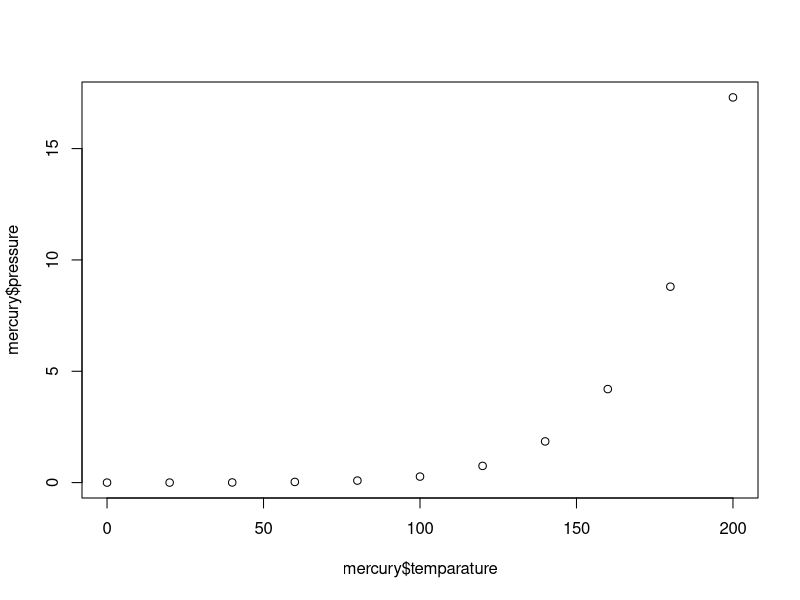
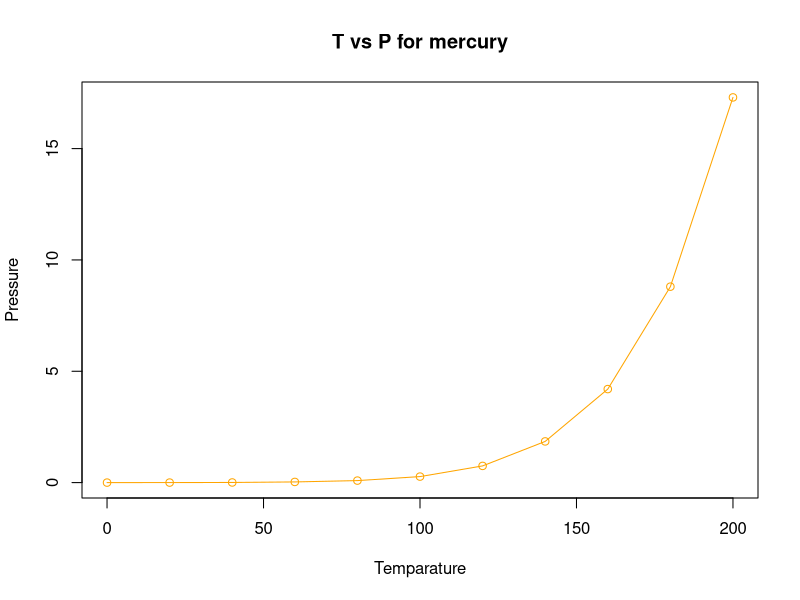
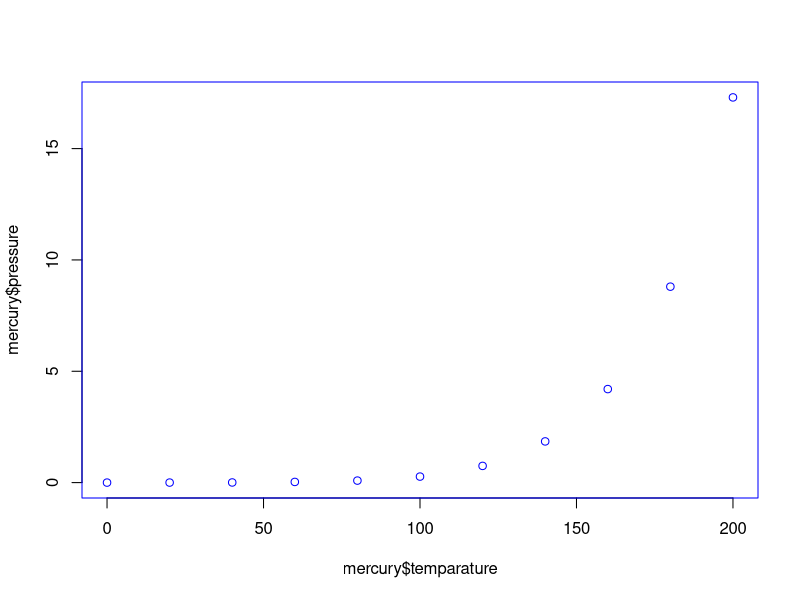
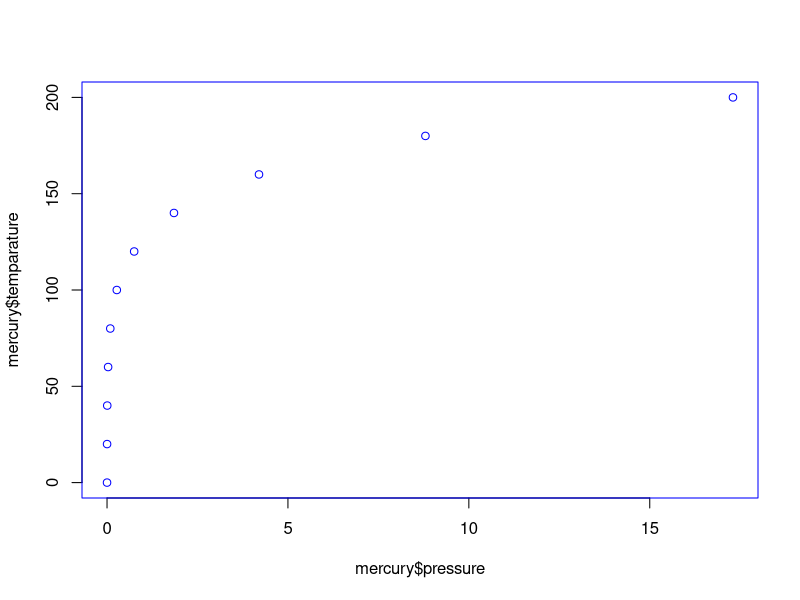
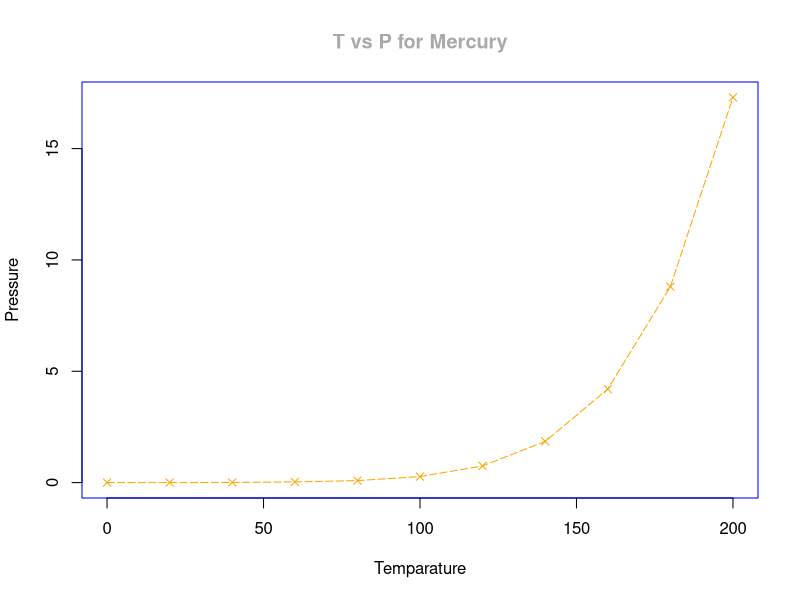
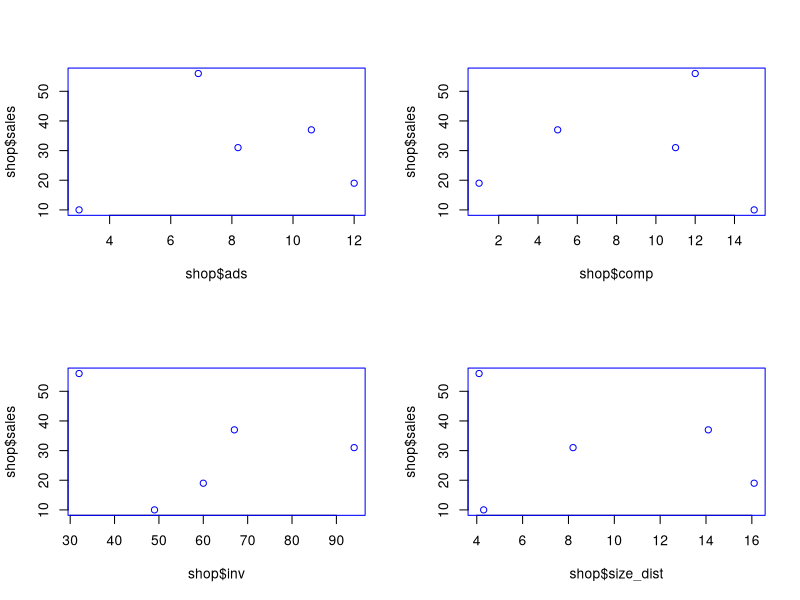
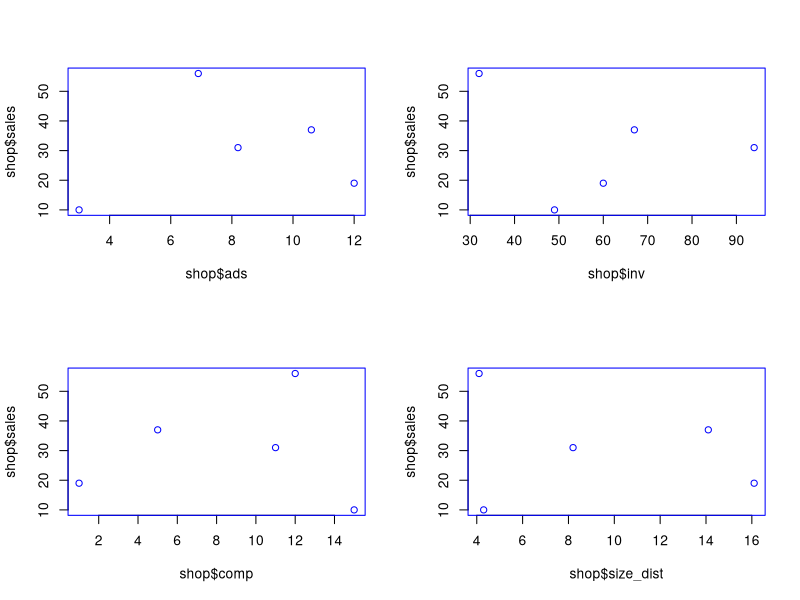
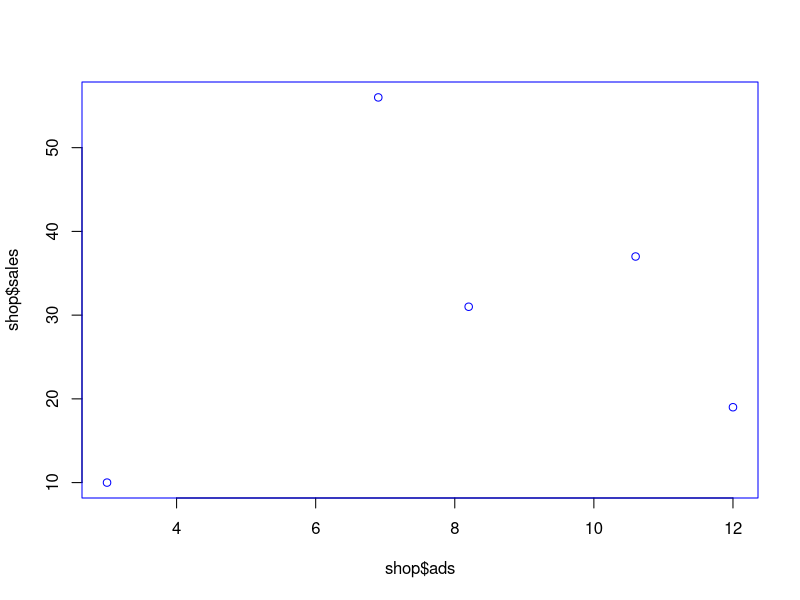

Generate these figures, in order, with R:
temparature <- c(0, 20, 40, 60, 80, 100, 120, 140, 160, 180, 200)
pressure <- c(0.0002, 0.0012, 0.0060, 0.0300, 0.0900, 0.2700, 0.7500, 1.8500, 4.2, 8.8, 17.3)
mercury <- data.frame(temparature, pressure)


# Basic Plot
plot(mercury$temparature, mercury$pressure)

#Fancy plot
plot(mercury$temparature, mercury$pressure,
     xlab = "Temparature",
     ylab = "Pressure",
     main = "T vs P for mercury",
     type = "o", #l
     col = "orange")


# par
? par
par()

par(col="blue")
plot(mercury$temparature, mercury$pressure)
plot(mercury$pressure, mercury$temparature)


plot(mercury$temparature, mercury$pressure,
     xlab = "Temparature",
     ylab = "Pressure",
     main = "T vs P for Mercury",
     type = "o",
     col = "orange",
     col.main = "darkgray",
     cex.axix = 0.6,
     lty = 5,
     pch = 4)



sales <- c(31, 56, 10, 19, 37)
ads <- c(8.2, 6.9, 3, 12, 10.6)
comp <- c(11, 12, 15, 1, 5)
inv <- c(94, 32, 49, 60, 67)
size_dist <- c(8.2, 4.1, 4.3, 16.1, 14.1)

shop <- data.frame(sales, ads, comp, inv, size_dist)



#mfrow in par() function
par(mfrow = c(2,2))
plot(shop$ads, shop$sales)
plot(shop$comp, shop$sales)
plot(shop$inv, shop$sales)
plot(shop$size_dist, shop$sales)

#mfcol in par() function
par(mfcol = c(2,2))
plot(shop$ads, shop$sales)
plot(shop$comp, shop$sales)
plot(shop$inv, shop$sales)
plot(shop$size_dist, shop$sales)

# reset
par(mfrow = c(1,1))
plot(shop$ads, shop$sales)



#layout()
grid <- matrix(c(1,1,2,3), nrow=2, ncol=2, byrow=TRUE)
grid
layout(grid)
plot(shop$ads, shop$sales)
plot(shop$comp, shop$sales)
plot(shop$inv, shop$sales)

#reset the grid
layout(1)
par(mfcol = c(1,1))


#reset all parameter
old_par <- par()
par(col="red")
plot(shop$ads, shop$sales)

par(old_par)
plot(shop$ads, shop$sales)



# Stack graphical elements
plot(shop$ads, shop$sales,
     pch = 16, col=2,
     xlab = "advertisements",
     ylab = "net sales")

# Coefficient of a straight line of a factor or a separate values
lm_sales <- lm(shop$sales ~ shop$ads)
abline(coef(lm_sales), lwd = 2)

lines(shop$ads, shop$sales)


ranks <- order(shop$ads)
plot(shop$ads, shop$sales,
     pch=16, col=2,
     xlab = "advertisement",
     ylab = "net sales")
abline(coef(lm_sales), lwd = 2)
lines(shop$ads[ranks], shop$sales[ranks])

